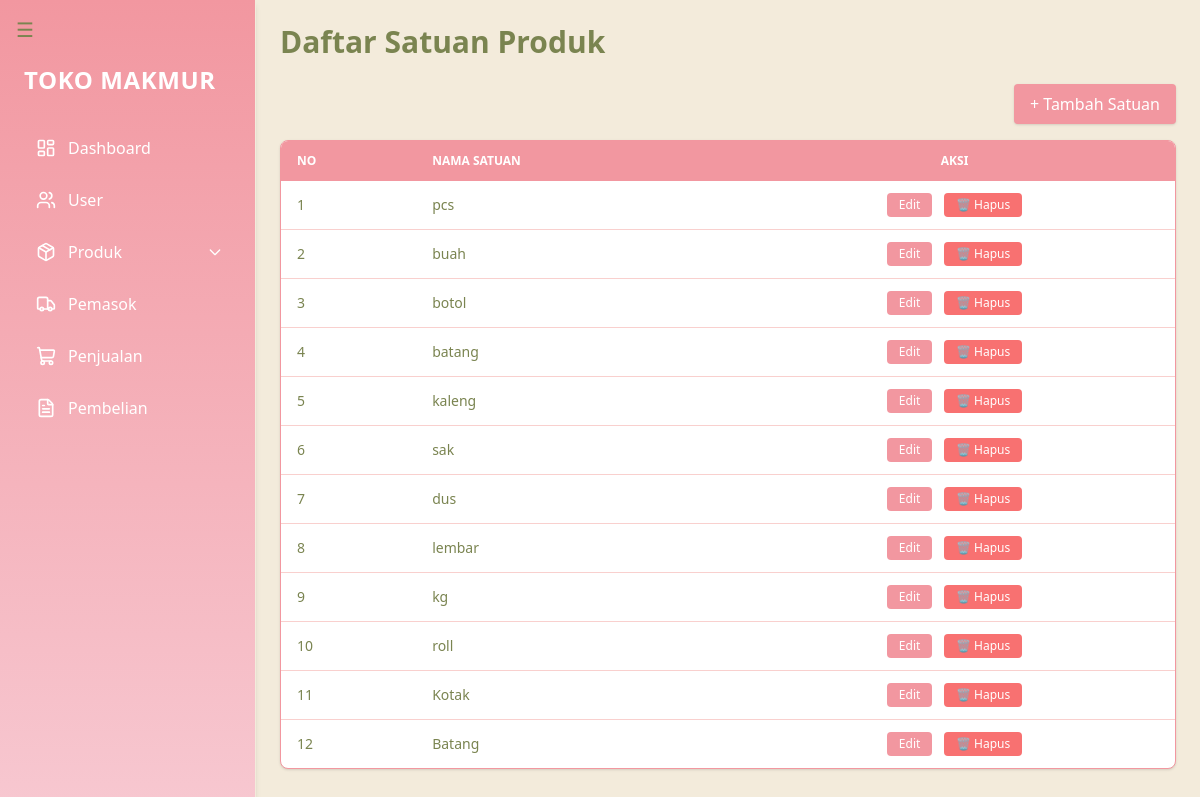
The app's page /satuan/ with its own data.
### produk/models.py (models this page shows, shortened)
class Satuan(models.Model):
    nama = models.CharField(max_length=50, verbose_name=_("Nama Satuan"))
    class Meta:
        verbose_name = _("Satuan")
        verbose_name_plural = _("Satuan")

### produk/views.py (the view)
# urls.py: path('satuan/', views.satuan_produk, name='satuan_produk'),
def satuan_produk(request):
    if request.method == 'POST':
        nama = request.POST.get('nama')
        if nama:
            Satuan.objects.create(nama=nama)
            messages.success(request, 'Satuan berhasil ditambahkan.')
            return redirect('satuan_produk')
    data = Satuan.objects.all()
    return render(request, 'produk/satuan.html', {'data': data})

### produk/templates/produk/satuan.html (shortened to what this page needs)
{% extends 'layouts.html' %}
{% block content %}
<h2 class="text-3xl font-bold mb-6 text-[#7A8450]">Daftar Satuan Produk</h2>
<div class="flex justify-end mb-4">
  <a href="{% url 'tambah_satuan' %}" class="bg-[#F297A0] hover:bg-[#e1858b] text-white px-4 py-2 rounded shadow transition-all">
    + Tambah Satuan
  </a>
</div>
<div class="overflow-x-auto shadow rounded-lg border border-[#F297A0] bg-white">
  <table class="min-w-full text-sm text-left">
    <thead class="bg-[#F297A0] text-white uppercase text-xs">
      <tr>
        <th class="px-4 py-3">No</th>
        <th class="px-4 py-3">Nama Satuan</th>
        <th class="px-4 py-3 text-center">Aksi</th>
      </tr>
    </thead>
    <tbody class="divide-y divide-[#F9D0CE] text-[#7A8450]">
      {% for item in data %}
      <tr class="hover:bg-[#F9D0CE] transition">
        <td class="px-4 py-3">{{ forloop.counter }}</td>
        <td class="px-4 py-3">{{ item.nama }}</td>
        <td class="px-4 py-3 text-center space-x-2">
          <a href="{% url 'edit_satuan' item.id %}" class="inline-block bg-[#F297A0] hover:bg-[#e1858b] text-white px-3 py-1 text-xs rounded transition-all">Edit</a>
          <form action="{% url 'hapus_satuan' item.id %}" method="post" class="inline" onsubmit="return confirm('Yakin ingin menghapus satuan ini?');">
            <button type="submit" class="bg-red-400 hover:bg-red-500 text-white px-3 py-1 text-xs rounded transition-all">🗑️ Hapus</button>
          </form>
        </td>
      </tr>
      {% empty %}
      <tr>
        <td colspan="3" class="text-center py-4 text-[#7A8450]">Belum ada data satuan.</td>
      </tr>
      {% endfor %}
    </tbody>
  </table>
</div>
{% endblock %}

### produk/templates/layouts.html (style rules this page uses)
.transition-all { transition: all 0.3s ease-in-out; }

### records on screen
Satuan: nama "pcs"
Satuan: nama "buah"
Satuan: nama "botol"
Satuan: nama "batang"
Satuan: nama "kaleng"
Satuan: nama "sak"
Satuan: nama "dus"
Satuan: nama "lembar"
Satuan: nama "kg"
Satuan: nama "roll"
Satuan: nama "Kotak"
Satuan: nama "Batang"
